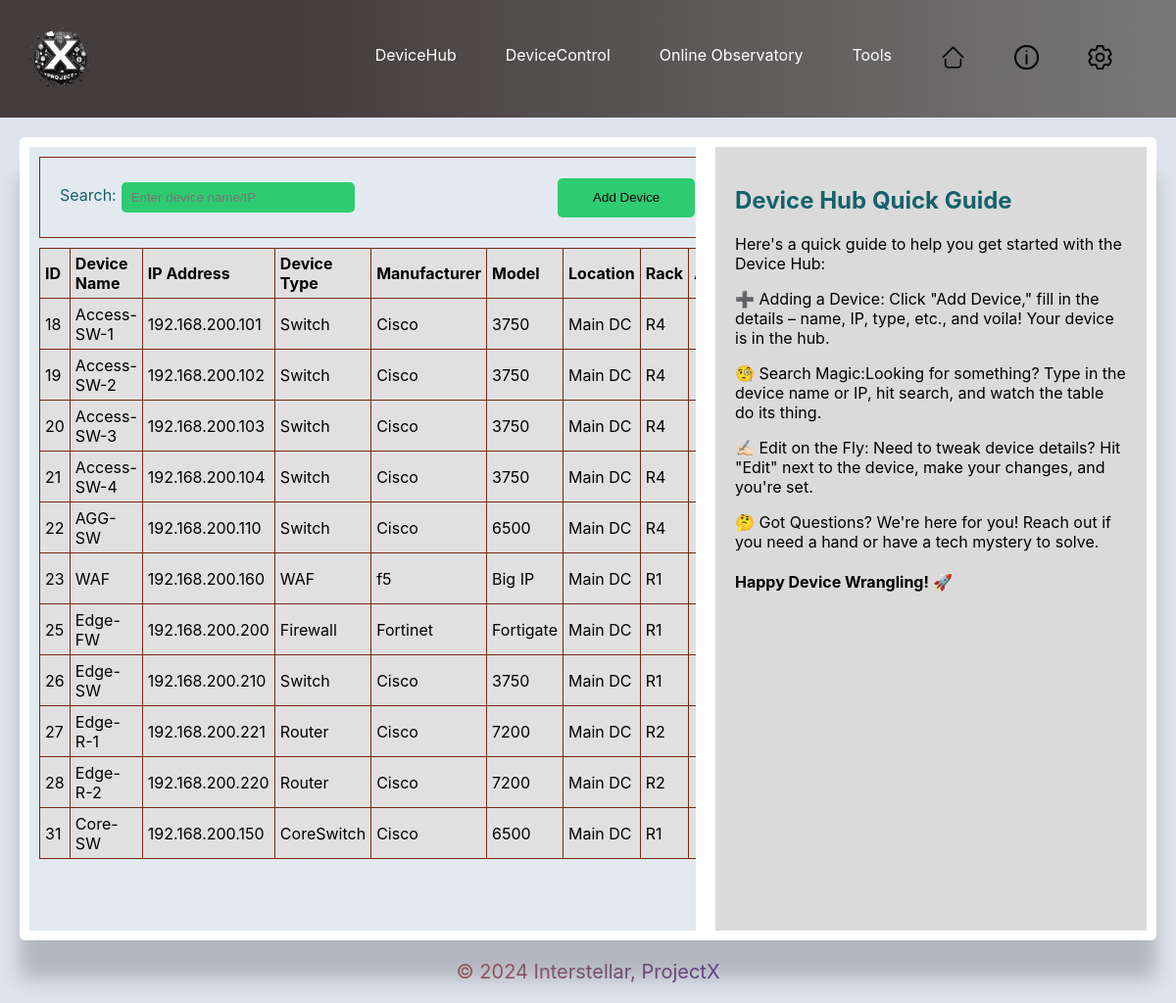
Before: /devicehub/ with the older database file.
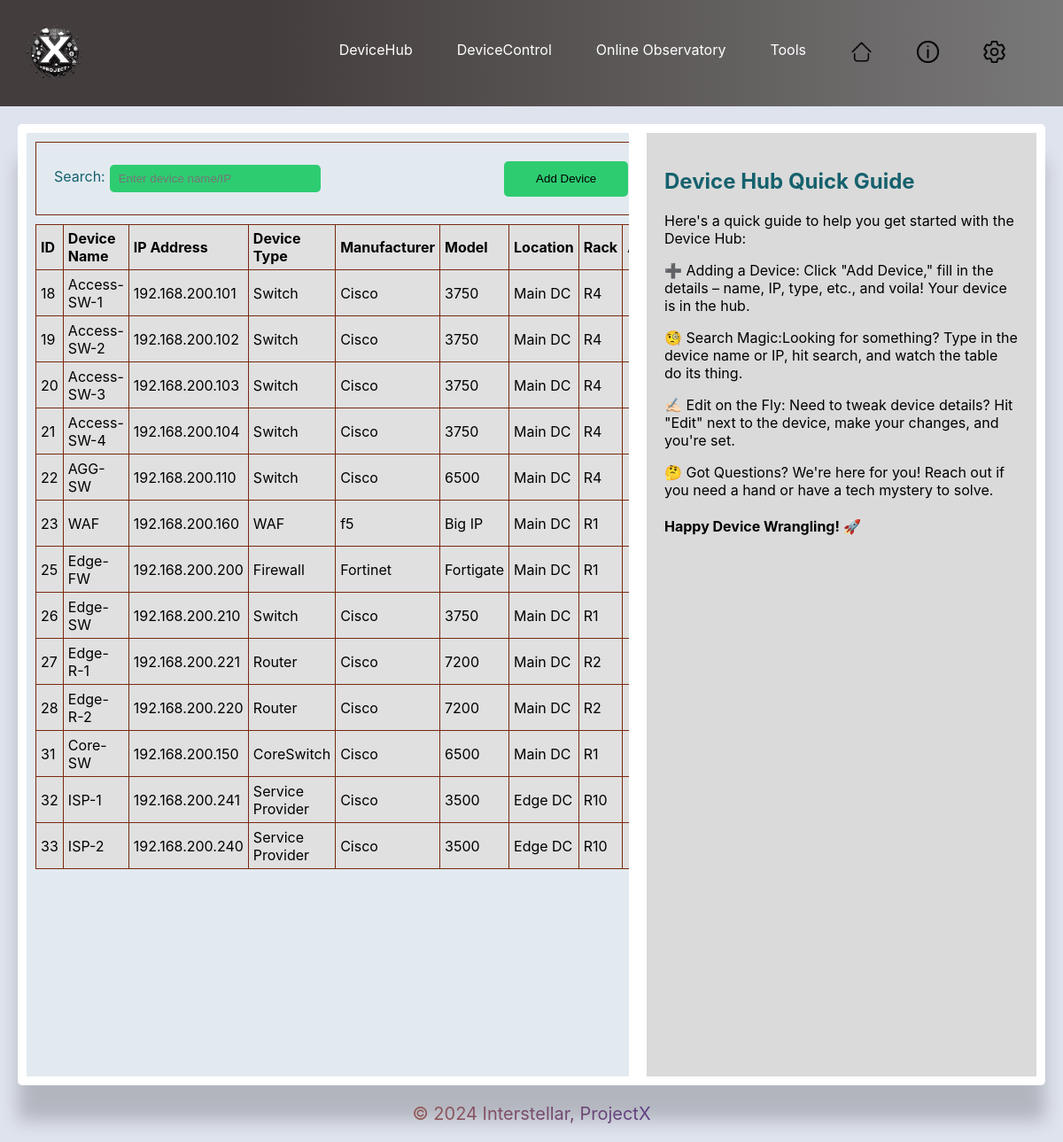
After: the same page with the newer database file.
### deviceHub/models.py (models this page shows, shortened)
class Device(models.Model):
    device_name = models.CharField(max_length=255)
    ip_address = models.GenericIPAddressField()
    device_type = models.CharField(max_length=255)
    manufacturer = models.CharField(max_length=255, blank=True, null=True)
    model = models.CharField(max_length=255, blank=True, null=True)
    location = models.CharField(max_length=255, blank=True, null=True)
    rack_loc = models.CharField(max_length=255, blank=True, null=True)

### deviceHub/views.py (the view)
# urls.py: path('', views.device_hub, name='devicehub'),
def device_hub(request):
    devices = Device.objects.all()
    return render(request, 'devicehub.html', {'devices': devices})

### templates/devicehub.html (shortened to what this page needs)
{% extends 'base.html' %}
    {% load static %}
{% block content %}
<div class="container">
    <div class="form-container" id="form_input">
        <label for="searchBox">Search:</label>
        <input type="text" id="searchBox" placeholder="Enter device name/IP">
    </div>
    <button onclick="openAddDeviceModal()">Add Device</button>
</div>
<table id="devicesTable" class="table">
    <thead>
        <tr>
            <th>ID</th>
            <th>Device Name</th>
            <th>IP Address</th>
            <th>Device Type</th>
            <th>Manufacturer</th>
            <th>Model</th>
            <th>Location</th>
            <th>Rack</th>
            <th>Action</th>
        </tr>
    </thead>
    <tbody id="devicesList">
        {% for device in devices %}
        <tr id="device-{{ device.id }}">
            <td>{{ device.id }}</td>
            <td>{{ device.device_name }}</td>
            <td>{{ device.ip_address }}</td>
            <td>{{ device.device_type }}</td>
            <td>{{ device.manufacturer }}</td>
            <td>{{ device.model }}</td>
            <td>{{ device.location }}</td>
            <td>{{device.rack_loc}}</td>
            <td>
            </td>
        </tr>
        {% endfor %}
    </tbody>
</table>
{% endblock %}
{% block help %}
<h2>Device Hub Quick Guide</h2>
<p>Here's a quick guide to help you get started with the Device Hub:</p>
<p>➕ Adding a Device:
    Click "Add Device," fill in the details – name, IP, type, etc., and voila! Your device is in the hub.</p>
<p>🧐 Search Magic:Looking for something? Type in the device name or IP, hit search, and watch the table do its
    thing.
</p>
<p>✍🏻 Edit on the Fly:
    Need to tweak device details? Hit "Edit" next to the device, make your changes, and you're set.</p>
<p>🤔 Got Questions?
    We're here for you! Reach out if you need a hand or have a tech mystery to solve.</p>
<h4>Happy Device Wrangling! 🚀</h4>
{% endblock %}

Changed rows visible on the page:
added Device: id "32", device_name "ISP-1", ip_address "192.168.200.241", device_type "Service Provider", manufacturer "Cisco", model "3500", location "Edge DC", rack_loc "R10"
added Device: id "33", device_name "ISP-2", ip_address "192.168.200.240", device_type "Service Provider", manufacturer "Cisco", model "3500", location "Edge DC", rack_loc "R10"
